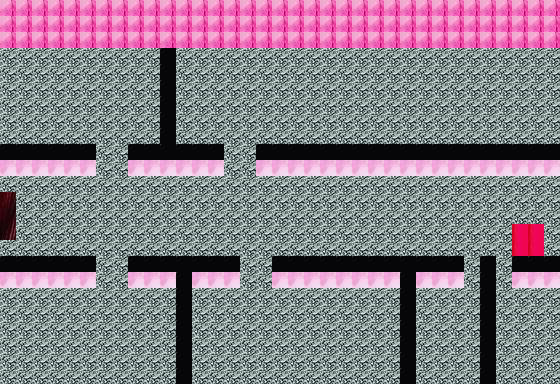

Tiled map render using the project's own tile images. Description and the map definition, with tile-layer contents summarised, below:
An orthogonal 35x24 tile map with 16x16 px tiles, 3 tile layers (Floor, Walls, HUD).

<map version="1.4" tiledversion="1.4.0" orientation="orthogonal" renderorder="right-down" width="35" height="24" tilewidth="16" tileheight="16" infinite="0" nextlayerid="8" nextobjectid="5">
 <tileset firstgid="1" source="menu.tsx" />
 <layer id="3" name="Floor" width="35" height="24" locked="1">
  <data>[840 cells, 840 non-empty, 5 distinct tile ids]</data>
 </layer>
 <layer id="1" name="Walls" width="35" height="24" locked="1">
  <data>[840 cells, 144 non-empty, 2 distinct tile ids]</data>
 </layer>
 <layer id="2" name="HUD" width="35" height="24" locked="1">
  <data>[840 cells, 105 non-empty, 1 distinct tile ids]</data>
 </layer>
</map>